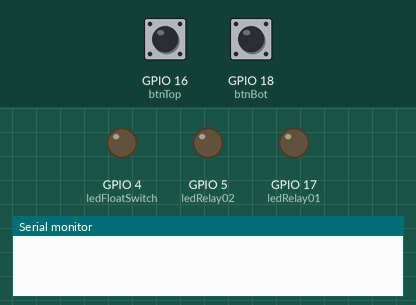
A sketch run on a simulated ESP32. Shown: output pins drawn as LEDs (lit = HIGH), the last lines printed to the serial monitor. The inputs (shaded band) are chosen by the test bench; at power-on: GPIO 16 (btnTop) LOW, GPIO 18 (btnBot) LOW.

Above: at 0.0 s.
At 3.2 s:
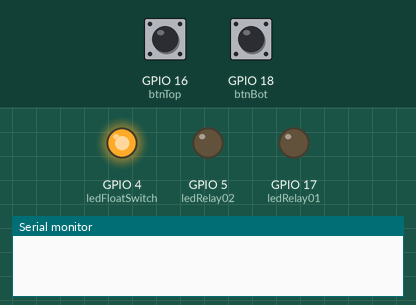
3.3 s: GPIO 16 (btnTop) pulled HIGH for 3 s
At 5.7 s:
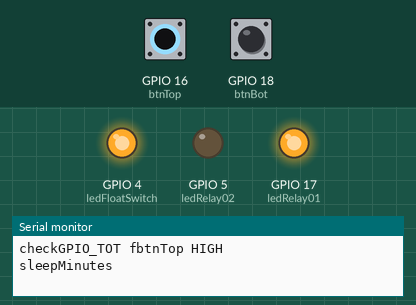
Timing chart, 0 to 7.2 s (numbered marks = the images above; inputs shaded):
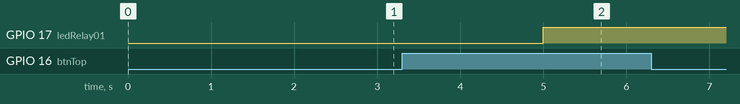

Measured:
- after the input at 3.3 s, GPIO 17 (ledRelay01): LOW → HIGH after 1.7 s

The sketch:

esp32_Floatless_auto.ino
```cpp
#include <WiFi.h>
#include <EEPROM.h>
#include <WiFiClientSecure.h>
#include <HTTPClient.h>
#include <ArduinoJson.h>


#define uS_TO_S_FACTOR 1000000ULL /* Conversion factor for micro seconds to seconds */


// the LED is connected to GPIO 5
const int ledRelay01 = 17 ;
const int ledRelay02 =  5;
//const int ledAlarm =  19;
const int ledFloatSwitch =  4;

const int btnTop = 16;
const int btnBot = 18 ;

const int  sleeMunites = 15;

void initGpio(){
    pinMode(ledRelay01, OUTPUT);
    pinMode(ledRelay02, OUTPUT);
   // digitalWrite(ledAlarm, OUTPUT);
    turnOffAll();

    pinMode(ledFloatSwitch, OUTPUT);
    pinMode(btnTop, INPUT);
    pinMode(btnBot, INPUT);
    digitalWrite(ledFloatSwitch, HIGH);
    delay(1000);
}

void turnOffAll(){
   digitalWrite(ledRelay01, LOW);
   digitalWrite(ledRelay02, LOW);
  // digitalWrite(ledAlarm, LOW);
}


bool checkGPIO_BOT() {
   delay(1000);
  bool has_data = false;
  int buttonState = digitalRead(btnBot);
  if (buttonState == HIGH) {
     Serial.println("checkGPIO_BOT fbtnBot HIGH");
    digitalWrite(ledRelay02, HIGH);
    has_data = true;
  } else {
   // Serial.println("digitalRead fbtnBot LOW");
    digitalWrite(ledRelay02, LOW);
  }

   return has_data;

}

bool checkGPIO_TOT() {
    delay(1000);
    bool has_data = false;
    int buttonState = digitalRead(btnTop);
    if (buttonState == HIGH) {
      Serial.println("checkGPIO_TOT fbtnTop HIGH");
      digitalWrite(ledRelay01, HIGH);
      has_data = true;
    } else {
      //Serial.println("digitalRead fbtnTop LOW");
      digitalWrite(ledRelay01, LOW);
    }

   return has_data;

}

void sleepMinutes(int minutes) {
     Serial.println("sleepMinutes");
    int seconds = minutes*60;
    for( int second = 0; second < seconds; second ++) {
       delay(1000);
    }
}

void setup() {
  Serial.begin(115200);
  delay(1000); //Take some time to open up the Serial Monitor

  initGpio();


}

void loop() {
  delay(1000);
  //This is not going to be called
  bool has_data_bot = false;
  // 30 minutes -btn2
  has_data_bot = checkGPIO_BOT();

  bool has_data_tot = false;
  // 15 minutes -btn1

  has_data_tot = checkGPIO_TOT();
  if(has_data_bot== true && has_data_tot == false ){
    sleepMinutes(sleeMunites);
    sleepMinutes(sleeMunites);
  } else if(has_data_bot== false && has_data_tot == true ){
      sleepMinutes(sleeMunites);
  } else if(has_data_bot== true && has_data_tot == true ){
    sleepMinutes(sleeMunites);
    digitalWrite(ledRelay01, LOW);
    sleepMinutes(sleeMunites);
  }


  // 60 minutes
  if (has_data_bot == true || has_data_tot == true ) {

    Serial.println("loop sleepMinutes");
    turnOffAll();
    digitalWrite(ledFloatSwitch, LOW);
    sleepMinutes(sleeMunites);
    ESP.restart();
  }
}
```
